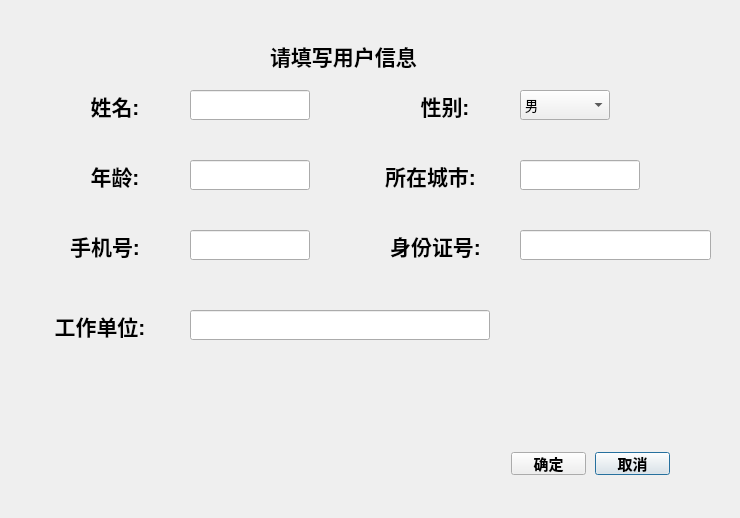
<?xml version="1.0" encoding="UTF-8"?>
<ui version="4.0">
 <class>user_information</class>
 <widget class="QDialog" name="user_information">
  <property name="geometry">
   <rect>
    <x>0</x>
    <y>0</y>
    <width>740</width>
    <height>518</height>
   </rect>
  </property>
  <property name="font">
   <font>
    <pointsize>10</pointsize>
   </font>
  </property>
  <property name="windowTitle">
   <string>用户信息登录</string>
  </property>
  <widget class="QLineEdit" name="namelineEdit">
   <property name="geometry">
    <rect>
     <x>190</x>
     <y>90</y>
     <width>120</width>
     <height>30</height>
    </rect>
   </property>
  </widget>
  <widget class="QLineEdit" name="agelineEdit">
   <property name="geometry">
    <rect>
     <x>190</x>
     <y>160</y>
     <width>120</width>
     <height>30</height>
    </rect>
   </property>
  </widget>
  <widget class="QLineEdit" name="citylineEdit">
   <property name="geometry">
    <rect>
     <x>520</x>
     <y>160</y>
     <width>120</width>
     <height>30</height>
    </rect>
   </property>
  </widget>
  <widget class="QLineEdit" name="phonelineEdit">
   <property name="geometry">
    <rect>
     <x>190</x>
     <y>230</y>
     <width>120</width>
     <height>30</height>
    </rect>
   </property>
  </widget>
  <widget class="QLineEdit" name="idlineEdit">
   <property name="geometry">
    <rect>
     <x>520</x>
     <y>230</y>
     <width>191</width>
     <height>30</height>
    </rect>
   </property>
  </widget>
  <widget class="QLabel" name="name">
   <property name="geometry">
    <rect>
     <x>70</x>
     <y>90</y>
     <width>90</width>
     <height>30</height>
    </rect>
   </property>
   <property name="font">
    <font>
     <weight>75</weight>
     <bold>true</bold>
    </font>
   </property>
   <property name="toolTip">
    <string>&lt;html&gt;&lt;head/&gt;&lt;body&gt;&lt;p align=&quot;center&quot;&gt;&lt;br/&gt;&lt;/p&gt;&lt;/body&gt;&lt;/html&gt;</string>
   </property>
   <property name="whatsThis">
    <string>&lt;html&gt;&lt;head/&gt;&lt;body&gt;&lt;p&gt;姓名&lt;/p&gt;&lt;/body&gt;&lt;/html&gt;</string>
   </property>
   <property name="frameShape">
    <enum>QFrame::NoFrame</enum>
   </property>
   <property name="frameShadow">
    <enum>QFrame::Plain</enum>
   </property>
   <property name="text">
    <string>&lt;html&gt;&lt;head/&gt;&lt;body&gt;&lt;p align=&quot;center&quot;&gt;&lt;span style=&quot; font-size:16pt;&quot;&gt;姓名:&lt;/span&gt;&lt;/p&gt;&lt;/body&gt;&lt;/html&gt;</string>
   </property>
  </widget>
  <widget class="QLabel" name="age">
   <property name="geometry">
    <rect>
     <x>70</x>
     <y>160</y>
     <width>90</width>
     <height>30</height>
    </rect>
   </property>
   <property name="frameShape">
    <enum>QFrame::NoFrame</enum>
   </property>
   <property name="frameShadow">
    <enum>QFrame::Plain</enum>
   </property>
   <property name="text">
    <string>&lt;html&gt;&lt;head/&gt;&lt;body&gt;&lt;p align=&quot;center&quot;&gt;&lt;span style=&quot; font-size:16pt; font-weight:600;&quot;&gt;年龄:&lt;/span&gt;&lt;/p&gt;&lt;/body&gt;&lt;/html&gt;</string>
   </property>
  </widget>
  <widget class="QLabel" name="phone">
   <property name="geometry">
    <rect>
     <x>60</x>
     <y>230</y>
     <width>90</width>
     <height>30</height>
    </rect>
   </property>
   <property name="frameShape">
    <enum>QFrame::NoFrame</enum>
   </property>
   <property name="frameShadow">
    <enum>QFrame::Plain</enum>
   </property>
   <property name="text">
    <string>&lt;html&gt;&lt;head/&gt;&lt;body&gt;&lt;p align=&quot;center&quot;&gt;&lt;span style=&quot; font-size:16pt; font-weight:600;&quot;&gt;手机号:&lt;/span&gt;&lt;/p&gt;&lt;/body&gt;&lt;/html&gt;</string>
   </property>
  </widget>
  <widget class="QLabel" name="id_num">
   <property name="geometry">
    <rect>
     <x>380</x>
     <y>230</y>
     <width>111</width>
     <height>30</height>
    </rect>
   </property>
   <property name="frameShape">
    <enum>QFrame::NoFrame</enum>
   </property>
   <property name="frameShadow">
    <enum>QFrame::Plain</enum>
   </property>
   <property name="text">
    <string>&lt;html&gt;&lt;head/&gt;&lt;body&gt;&lt;p align=&quot;center&quot;&gt;&lt;span style=&quot; font-size:16pt; font-weight:600;&quot;&gt;身份证号:&lt;/span&gt;&lt;/p&gt;&lt;/body&gt;&lt;/html&gt;</string>
   </property>
  </widget>
  <widget class="QLabel" name="work_place">
   <property name="geometry">
    <rect>
     <x>50</x>
     <y>310</y>
     <width>100</width>
     <height>30</height>
    </rect>
   </property>
   <property name="font">
    <font>
     <weight>75</weight>
     <bold>true</bold>
    </font>
   </property>
   <property name="frameShape">
    <enum>QFrame::NoFrame</enum>
   </property>
   <property name="frameShadow">
    <enum>QFrame::Plain</enum>
   </property>
   <property name="text">
    <string>&lt;html&gt;&lt;head/&gt;&lt;body&gt;&lt;p align=&quot;center&quot;&gt;&lt;span style=&quot; font-size:16pt;&quot;&gt;工作单位:&lt;/span&gt;&lt;/p&gt;&lt;/body&gt;&lt;/html&gt;</string>
   </property>
  </widget>
  <widget class="QLabel" name="sex">
   <property name="geometry">
    <rect>
     <x>400</x>
     <y>90</y>
     <width>90</width>
     <height>30</height>
    </rect>
   </property>
   <property name="frameShape">
    <enum>QFrame::NoFrame</enum>
   </property>
   <property name="frameShadow">
    <enum>QFrame::Plain</enum>
   </property>
   <property name="text">
    <string>&lt;html&gt;&lt;head/&gt;&lt;body&gt;&lt;p align=&quot;center&quot;&gt;&lt;span style=&quot; font-size:16pt; font-weight:600;&quot;&gt;性别:&lt;/span&gt;&lt;/p&gt;&lt;/body&gt;&lt;/html&gt;</string>
   </property>
  </widget>
  <widget class="QLabel" name="live_city">
   <property name="geometry">
    <rect>
     <x>380</x>
     <y>160</y>
     <width>101</width>
     <height>30</height>
    </rect>
   </property>
   <property name="frameShape">
    <enum>QFrame::NoFrame</enum>
   </property>
   <property name="frameShadow">
    <enum>QFrame::Plain</enum>
   </property>
   <property name="text">
    <string>&lt;html&gt;&lt;head/&gt;&lt;body&gt;&lt;p align=&quot;center&quot;&gt;&lt;span style=&quot; font-size:16pt; font-weight:600;&quot;&gt;所在城市:&lt;/span&gt;&lt;/p&gt;&lt;/body&gt;&lt;/html&gt;</string>
   </property>
  </widget>
  <widget class="QLabel" name="label">
   <property name="geometry">
    <rect>
     <x>270</x>
     <y>40</y>
     <width>151</width>
     <height>31</height>
    </rect>
   </property>
   <property name="text">
    <string>&lt;html&gt;&lt;head/&gt;&lt;body&gt;&lt;p&gt;&lt;span style=&quot; font-size:16pt; font-weight:600;&quot;&gt;请填写用户信息&lt;/span&gt;&lt;/p&gt;&lt;/body&gt;&lt;/html&gt;</string>
   </property>
  </widget>
  <widget class="QLabel" name="label_2">
   <property name="geometry">
    <rect>
     <x>0</x>
     <y>0</y>
     <width>741</width>
     <height>521</height>
    </rect>
   </property>
   <property name="styleSheet">
    <string notr="true">border-image: url(:/picture/1.jpg);</string>
   </property>
   <property name="frameShape">
    <enum>QFrame::NoFrame</enum>
   </property>
   <property name="text">
    <string/>
   </property>
  </widget>
  <widget class="QComboBox" name="comboBox">
   <property name="geometry">
    <rect>
     <x>520</x>
     <y>90</y>
     <width>90</width>
     <height>30</height>
    </rect>
   </property>
   <item>
    <property name="text">
     <string>男</string>
    </property>
   </item>
   <item>
    <property name="text">
     <string>女</string>
    </property>
   </item>
  </widget>
  <widget class="QPushButton" name="pushButton_2">
   <property name="geometry">
    <rect>
     <x>595</x>
     <y>452</y>
     <width>75</width>
     <height>23</height>
    </rect>
   </property>
   <property name="font">
    <font>
     <pointsize>11</pointsize>
     <weight>75</weight>
     <bold>true</bold>
    </font>
   </property>
   <property name="text">
    <string>取消</string>
   </property>
  </widget>
  <widget class="QLineEdit" name="lineEdit">
   <property name="geometry">
    <rect>
     <x>190</x>
     <y>310</y>
     <width>300</width>
     <height>30</height>
    </rect>
   </property>
  </widget>
  <widget class="QPushButton" name="pushButton">
   <property name="geometry">
    <rect>
     <x>511</x>
     <y>452</y>
     <width>75</width>
     <height>23</height>
    </rect>
   </property>
   <property name="font">
    <font>
     <pointsize>11</pointsize>
     <weight>75</weight>
     <bold>true</bold>
    </font>
   </property>
   <property name="text">
    <string>确定</string>
   </property>
  </widget>
  <zorder>label_2</zorder>
  <zorder>namelineEdit</zorder>
  <zorder>agelineEdit</zorder>
  <zorder>citylineEdit</zorder>
  <zorder>phonelineEdit</zorder>
  <zorder>idlineEdit</zorder>
  <zorder>name</zorder>
  <zorder>age</zorder>
  <zorder>phone</zorder>
  <zorder>id_num</zorder>
  <zorder>work_place</zorder>
  <zorder>sex</zorder>
  <zorder>live_city</zorder>
  <zorder>label</zorder>
  <zorder>comboBox</zorder>
  <zorder>pushButton_2</zorder>
  <zorder>lineEdit</zorder>
  <zorder>pushButton</zorder>
 </widget>
 <resources/>
 <connections/>
</ui>
